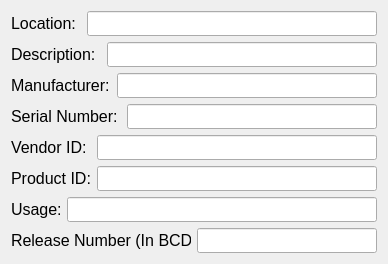
    <widget class="QWidget" name="layoutWidget">
     <property name="geometry">
      <rect>
       <x>290</x>
       <y>40</y>
       <width>370</width>
       <height>260</height>
      </rect>
     </property>
     <layout class="QVBoxLayout" name="verticalLayout_6">
      <item>
       <layout class="QHBoxLayout" name="horizontalLayout_15">
        <item>
         <widget class="QLabel" name="label_13">
          <property name="sizePolicy">
           <sizepolicy hsizetype="Fixed" vsizetype="Fixed">
            <horstretch>0</horstretch>
            <verstretch>0</verstretch>
           </sizepolicy>
          </property>
          <property name="minimumSize">
           <size>
            <width>70</width>
            <height>25</height>
           </size>
          </property>
          <property name="maximumSize">
           <size>
            <width>70</width>
            <height>25</height>
           </size>
          </property>
          <property name="baseSize">
           <size>
            <width>70</width>
            <height>25</height>
           </size>
          </property>
          <property name="font">
           <font>
            <pointsize>12</pointsize>
           </font>
          </property>
          <property name="text">
           <string>Location:</string>
          </property>
         </widget>
        </item>
        <item>
         <widget class="QLineEdit" name="locationLlineEdit">
          <property name="minimumSize">
           <size>
            <width>290</width>
            <height>25</height>
           </size>
          </property>
          <property name="maximumSize">
           <size>
            <width>290</width>
            <height>25</height>
           </size>
          </property>
          <property name="baseSize">
           <size>
            <width>290</width>
            <height>25</height>
           </size>
          </property>
          <property name="font">
           <font>
            <pointsize>10</pointsize>
           </font>
          </property>
          <property name="alignment">
           <set>Qt::AlignmentFlag::AlignRight|Qt::AlignmentFlag::AlignTrailing|Qt::AlignmentFlag::AlignVCenter</set>
          </property>
         </widget>
        </item>
       </layout>
      </item>
      <item>
       <layout class="QHBoxLayout" name="horizontalLayout_16">
        <item>
         <widget class="QLabel" name="label_14">
          <property name="sizePolicy">
           <sizepolicy hsizetype="Fixed" vsizetype="Fixed">
            <horstretch>0</horstretch>
            <verstretch>0</verstretch>
           </sizepolicy>
          </property>
          <property name="minimumSize">
           <size>
            <width>90</width>
            <height>25</height>
           </size>
          </property>
          <property name="maximumSize">
           <size>
            <width>90</width>
            <height>25</height>
           </size>
          </property>
          <property name="baseSize">
           <size>
            <width>90</width>
            <height>25</height>
           </size>
          </property>
          <property name="font">
           <font>
            <pointsize>12</pointsize>
           </font>
          </property>
          <property name="text">
           <string>Description:</string>
          </property>
         </widget>
        </item>
        <item>
         <widget class="QLineEdit" name="descriptionLineEdit">
          <property name="sizePolicy">
           <sizepolicy hsizetype="Fixed" vsizetype="Fixed">
            <horstretch>0</horstretch>
            <verstretch>0</verstretch>
           </sizepolicy>
          </property>
          <property name="minimumSize">
           <size>
            <width>270</width>
            <height>25</height>
           </size>
          </property>
          <property name="maximumSize">
           <size>
            <width>270</width>
            <height>25</height>
           </size>
          </property>
          <property name="baseSize">
           <size>
            <width>270</width>
            <height>25</height>
           </size>
          </property>
          <property name="font">
           <font>
            <pointsize>10</pointsize>
           </font>
          </property>
          <property name="alignment">
           <set>Qt::AlignmentFlag::AlignRight|Qt::AlignmentFlag::AlignTrailing|Qt::AlignmentFlag::AlignVCenter</set>
          </property>
         </widget>
        </item>
       </layout>
      </item>
      <item>
       <layout class="QHBoxLayout" name="horizontalLayout_17">
        <item>
         <widget class="QLabel" name="label_15">
          <property name="sizePolicy">
           <sizepolicy hsizetype="Fixed" vsizetype="Fixed">
            <horstretch>0</horstretch>
            <verstretch>0</verstretch>
           </sizepolicy>
          </property>
          <property name="minimumSize">
           <size>
            <width>100</width>
            <height>25</height>
           </size>
          </property>
          <property name="maximumSize">
           <size>
            <width>100</width>
            <height>25</height>
           </size>
          </property>
          <property name="baseSize">
           <size>
            <width>100</width>
            <height>25</height>
           </size>
          </property>
          <property name="font">
           <font>
            <pointsize>12</pointsize>
           </font>
          </property>
          <property name="text">
           <string>Manufacturer:</string>
          </property>
         </widget>
        </item>
        <item>
         <widget class="QLineEdit" name="manufactureLineEdit">
          <property name="sizePolicy">
           <sizepolicy hsizetype="Fixed" vsizetype="Fixed">
            <horstretch>0</horstretch>
            <verstretch>0</verstretch>
           </sizepolicy>
          </property>
          <property name="minimumSize">
           <size>
            <width>260</width>
            <height>25</height>
           </size>
          </property>
          <property name="maximumSize">
           <size>
            <width>260</width>
            <height>25</height>
           </size>
          </property>
          <property name="baseSize">
           <size>
            <width>260</width>
            <height>25</height>
           </size>
          </property>
          <property name="font">
           <font>
            <pointsize>10</pointsize>
           </font>
          </property>
          <property name="alignment">
           <set>Qt::AlignmentFlag::AlignRight|Qt::AlignmentFlag::AlignTrailing|Qt::AlignmentFlag::AlignVCenter</set>
          </property>
         </widget>
        </item>
       </layout>
      </item>
      <item>
       <layout class="QHBoxLayout" name="horizontalLayout_18">
        <item>
         <widget class="QLabel" name="label_16">
          <property name="sizePolicy">
           <sizepolicy hsizetype="Fixed" vsizetype="Fixed">
            <horstretch>0</horstretch>
            <verstretch>0</verstretch>
           </sizepolicy>
          </property>
          <property name="minimumSize">
           <size>
            <width>110</width>
            <height>25</height>
           </size>
          </property>
          <property name="maximumSize">
           <size>
            <width>110</width>
            <height>25</height>
           </size>
          </property>
          <property name="baseSize">
           <size>
            <width>110</width>
            <height>25</height>
           </size>
          </property>
          <property name="font">
           <font>
            <pointsize>12</pointsize>
           </font>
          </property>
          <property name="text">
           <string>Serial Number:</string>
          </property>
         </widget>
        </item>
        <item>
         <widget class="QLineEdit" name="serialNumLineEdit">
          <property name="sizePolicy">
           <sizepolicy hsizetype="Fixed" vsizetype="Fixed">
            <horstretch>0</horstretch>
            <verstretch>0</verstretch>
           </sizepolicy>
          </property>
          <property name="minimumSize">
           <size>
            <width>250</width>
            <height>25</height>
           </size>
          </property>
          <property name="maximumSize">
           <size>
            <width>250</width>
            <height>25</height>
           </size>
          </property>
          <property name="baseSize">
           <size>
            <width>250</width>
            <height>25</height>
           </size>
          </property>
          <property name="font">
           <font>
            <pointsize>10</pointsize>
           </font>
          </property>
          <property name="alignment">
           <set>Qt::AlignmentFlag::AlignRight|Qt::AlignmentFlag::AlignTrailing|Qt::AlignmentFlag::AlignVCenter</set>
          </property>
         </widget>
        </item>
       </layout>
      </item>
      <item>
       <layout class="QHBoxLayout" name="horizontalLayout_19">
        <item>
         <widget class="QLabel" name="label_17">
          <property name="sizePolicy">
           <sizepolicy hsizetype="Fixed" vsizetype="Fixed">
            <horstretch>0</horstretch>
            <verstretch>0</verstretch>
           </sizepolicy>
          </property>
          <property name="minimumSize">
           <size>
            <width>80</width>
            <height>25</height>
           </size>
          </property>
          <property name="maximumSize">
           <size>
            <width>80</width>
            <height>25</height>
           </size>
          </property>
          <property name="baseSize">
           <size>
            <width>80</width>
            <height>25</height>
           </size>
          </property>
          <property name="font">
           <font>
            <pointsize>12</pointsize>
           </font>
          </property>
          <property name="text">
           <string>Vendor ID:</string>
          </property>
         </widget>
        </item>
        <item>
         <widget class="QLineEdit" name="vendorIDLineEdit">
          <property name="sizePolicy">
           <sizepolicy hsizetype="Fixed" vsizetype="Fixed">
            <horstretch>0</horstretch>
            <verstretch>0</verstretch>
           </sizepolicy>
          </property>
          <property name="minimumSize">
           <size>
            <width>280</width>
            <height>25</height>
           </size>
          </property>
          <property name="maximumSize">
           <size>
            <width>280</width>
            <height>25</height>
           </size>
          </property>
          <property name="baseSize">
           <size>
            <width>280</width>
            <height>25</height>
           </size>
          </property>
          <property name="font">
           <font>
            <pointsize>10</pointsize>
           </font>
          </property>
          <property name="alignment">
           <set>Qt::AlignmentFlag::AlignRight|Qt::AlignmentFlag::AlignTrailing|Qt::AlignmentFlag::AlignVCenter</set>
          </property>
         </widget>
        </item>
       </layout>
      </item>
      <item>
       <layout class="QHBoxLayout" name="horizontalLayout_20">
        <item>
         <widget class="QLabel" name="label_18">
          <property name="sizePolicy">
           <sizepolicy hsizetype="Fixed" vsizetype="Fixed">
            <horstretch>0</horstretch>
            <verstretch>0</verstretch>
           </sizepolicy>
          </property>
          <property name="minimumSize">
           <size>
            <width>80</width>
            <height>25</height>
           </size>
          </property>
          <property name="maximumSize">
           <size>
            <width>80</width>
            <height>25</height>
           </size>
          </property>
          <property name="baseSize">
           <size>
            <width>80</width>
            <height>25</height>
           </size>
          </property>
          <property name="font">
           <font>
            <pointsize>12</pointsize>
           </font>
          </property>
          <property name="text">
           <string>Product ID:</string>
          </property>
         </widget>
        </item>
        <item>
         <widget class="QLineEdit" name="productIDLineEdit">
          <property name="sizePolicy">
           <sizepolicy hsizetype="Fixed" vsizetype="Fixed">
            <horstretch>0</horstretch>
            <verstretch>0</verstretch>
           </sizepolicy>
          </property>
          <property name="minimumSize">
           <size>
            <width>280</width>
            <height>25</height>
           </size>
          </property>
          <property name="maximumSize">
           <size>
            <width>280</width>
            <height>25</height>
           </size>
          </property>
          <property name="baseSize">
           <size>
            <width>280</width>
            <height>25</height>
           </size>
          </property>
          <property name="font">
           <font>
            <pointsize>10</pointsize>
           </font>
          </property>
          <property name="alignment">
           <set>Qt::AlignmentFlag::AlignRight|Qt::AlignmentFlag::AlignTrailing|Qt::AlignmentFlag::AlignVCenter</set>
          </property>
         </widget>
        </item>
       </layout>
      </item>
      <item>
       <layout class="QHBoxLayout" name="horizontalLayout_21">
        <item>
         <widget class="QLabel" name="usageLabel">
          <property name="sizePolicy">
           <sizepolicy hsizetype="Fixed" vsizetype="Fixed">
            <horstretch>0</horstretch>
            <verstretch>0</verstretch>
           </sizepolicy>
          </property>
          <property name="minimumSize">
           <size>
            <width>50</width>
            <height>25</height>
           </size>
          </property>
          <property name="maximumSize">
           <size>
            <width>50</width>
            <height>25</height>
           </size>
          </property>
          <property name="baseSize">
           <size>
            <width>50</width>
            <height>25</height>
           </size>
          </property>
          <property name="font">
           <font>
            <pointsize>12</pointsize>
           </font>
          </property>
          <property name="text">
           <string>Usage:</string>
          </property>
         </widget>
        </item>
        <item>
         <widget class="QLineEdit" name="usageLineEdit">
          <property name="sizePolicy">
           <sizepolicy hsizetype="Fixed" vsizetype="Fixed">
            <horstretch>0</horstretch>
            <verstretch>0</verstretch>
           </sizepolicy>
          </property>
          <property name="minimumSize">
           <size>
            <width>310</width>
            <height>25</height>
           </size>
          </property>
          <property name="maximumSize">
           <size>
            <width>310</width>
            <height>25</height>
           </size>
          </property>
          <property name="baseSize">
           <size>
            <width>310</width>
            <height>25</height>
           </size>
          </property>
          <property name="font">
           <font>
            <pointsize>10</pointsize>
           </font>
          </property>
          <property name="alignment">
           <set>Qt::AlignmentFlag::AlignRight|Qt::AlignmentFlag::AlignTrailing|Qt::AlignmentFlag::AlignVCenter</set>
          </property>
         </widget>
        </item>
       </layout>
      </item>
      <item>
       <layout class="QHBoxLayout" name="horizontalLayout_22">
        <item>
         <widget class="QLabel" name="releaseNumLabel">
          <property name="sizePolicy">
           <sizepolicy hsizetype="Fixed" vsizetype="Fixed">
            <horstretch>0</horstretch>
            <verstretch>0</verstretch>
           </sizepolicy>
          </property>
          <property name="minimumSize">
           <size>
            <width>180</width>
            <height>25</height>
           </size>
          </property>
          <property name="maximumSize">
           <size>
            <width>180</width>
            <height>25</height>
           </size>
          </property>
          <property name="baseSize">
           <size>
            <width>180</width>
            <height>25</height>
           </size>
          </property>
          <property name="font">
           <font>
            <pointsize>12</pointsize>
           </font>
          </property>
          <property name="text">
           <string>Release Number (In BCD):</string>
          </property>
         </widget>
        </item>
        <item>
         <widget class="QLineEdit" name="releaseNumLineEdit">
          <property name="sizePolicy">
           <sizepolicy hsizetype="Fixed" vsizetype="Fixed">
            <horstretch>0</horstretch>
            <verstretch>0</verstretch>
           </sizepolicy>
          </property>
          <property name="minimumSize">
           <size>
            <width>180</width>
            <height>25</height>
           </size>
          </property>
          <property name="maximumSize">
           <size>
            <width>180</width>
            <height>25</height>
           </size>
          </property>
          <property name="baseSize">
           <size>
            <width>180</width>
            <height>25</height>
           </size>
          </property>
          <property name="font">
           <font>
            <pointsize>10</pointsize>
           </font>
          </property>
          <property name="alignment">
           <set>Qt::AlignmentFlag::AlignRight|Qt::AlignmentFlag::AlignTrailing|Qt::AlignmentFlag::AlignVCenter</set>
          </property>
         </widget>
        </item>
       </layout>
      </item>
     </layout>
    </widget>
